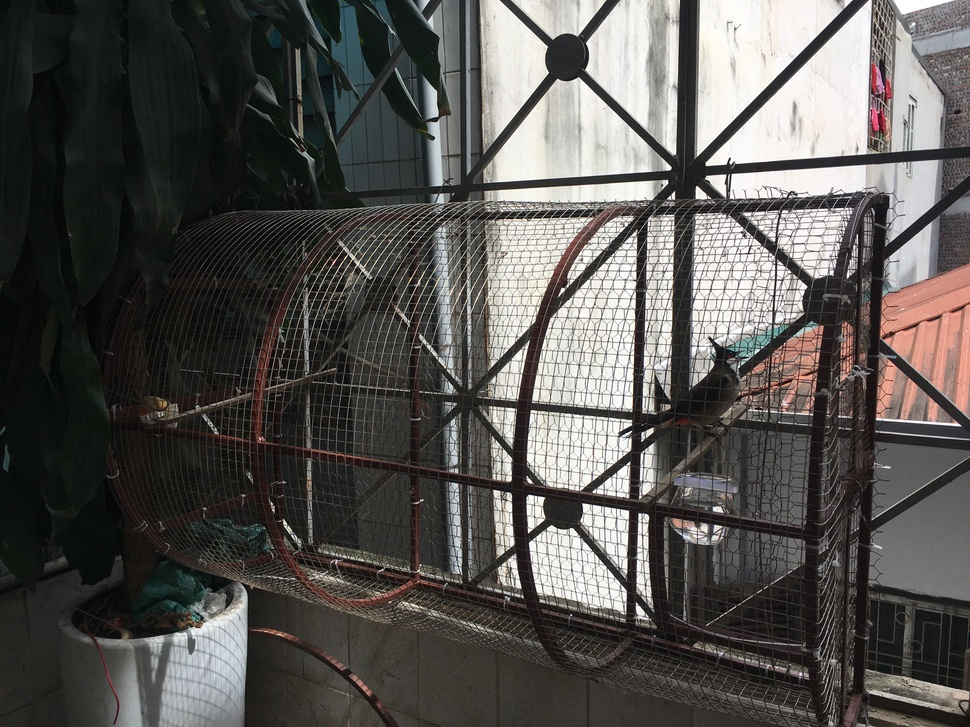
#> input picture IMG_0805.JPG, 970 x 727 px, shrunk from 4032 x 3024 before the run
$ python Histogram_Equalization_HSV.py
#> lines starting #> are read from the running program, lines starting #| are printed output that depends on the picture
# IMAGE ENHANCEMENT USING HISTOGRAM EQUALIZATION OF VALUE IN HSV COLOR SPACE

"""
    Created by Sang Kim date 05/31/2020
    Email: sangkimit@gmail.com
"""

#import numpy as np
import cv2
#import matplotlib.pyplot as plt

name = "IMG_0805"
im = cv2.imread(name + ".JPG")
#> im is the input picture: shape (727, 970, 3); mean B, G, R 81.5, 84.5, 86.7

#(b, r, g) = cv2.split(im)

im_hsv = cv2.cvtColor(im, cv2.COLOR_BGR2HSV)
#> im_hsv: shape (727, 970, 3); mean H, S, V 46, 36.9, 88.4

(h, s, v) = cv2.split(im_hsv)
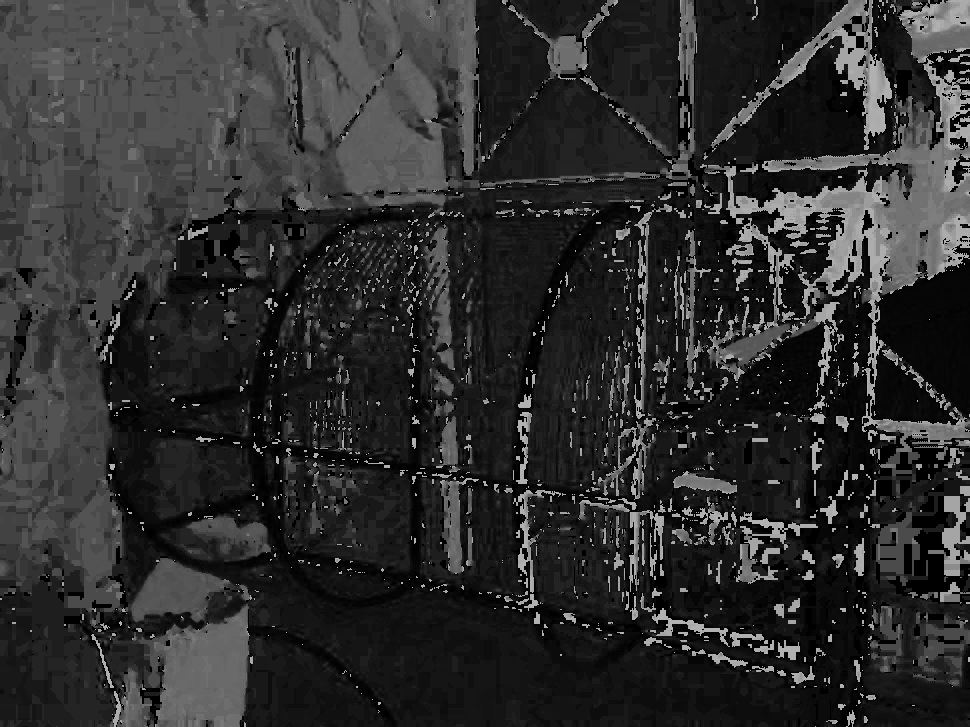
#> h: shape (727, 970); min 0, max 179, mean 46
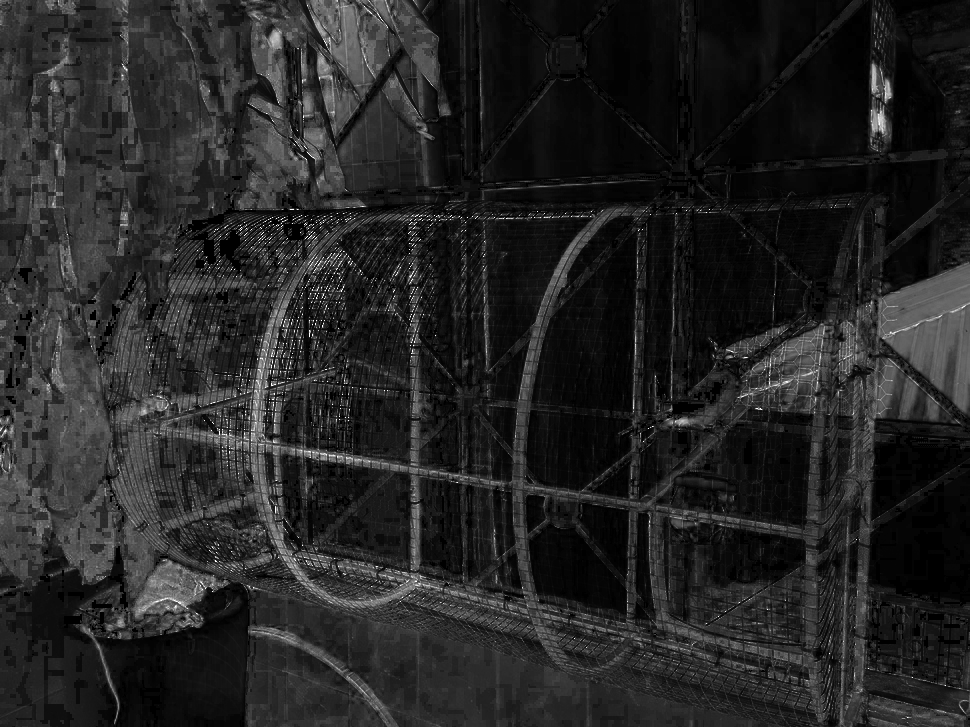
#> s: shape (727, 970); min 0, max 255, mean 36.9
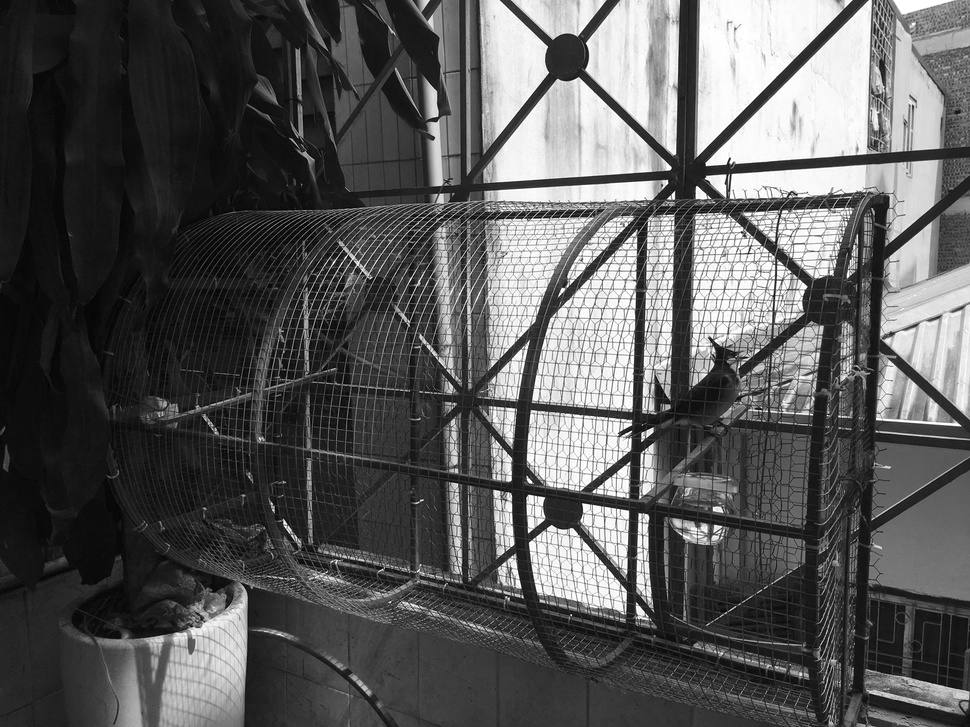
#> v: shape (727, 970); min 0, max 255, mean 88.4

#hist = cv2.calcHist([v], [0], None, [256], [0, 256])

equ = cv2.equalizeHist(v)
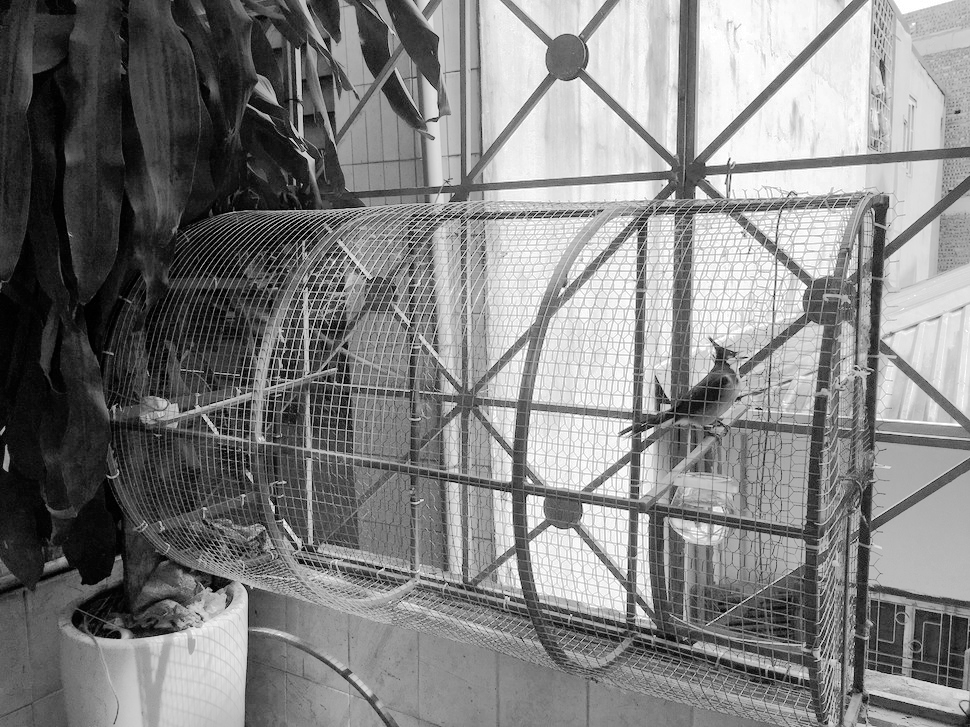
#> equ: shape (727, 970); min 0, max 255, mean 128.5

hsv_equ = cv2.merge((h, s, equ))
#> hsv_equ: shape (727, 970, 3); mean H, S, V 46, 36.9, 128.5

img_output = cv2.cvtColor(hsv_equ, cv2.COLOR_HSV2BGR)
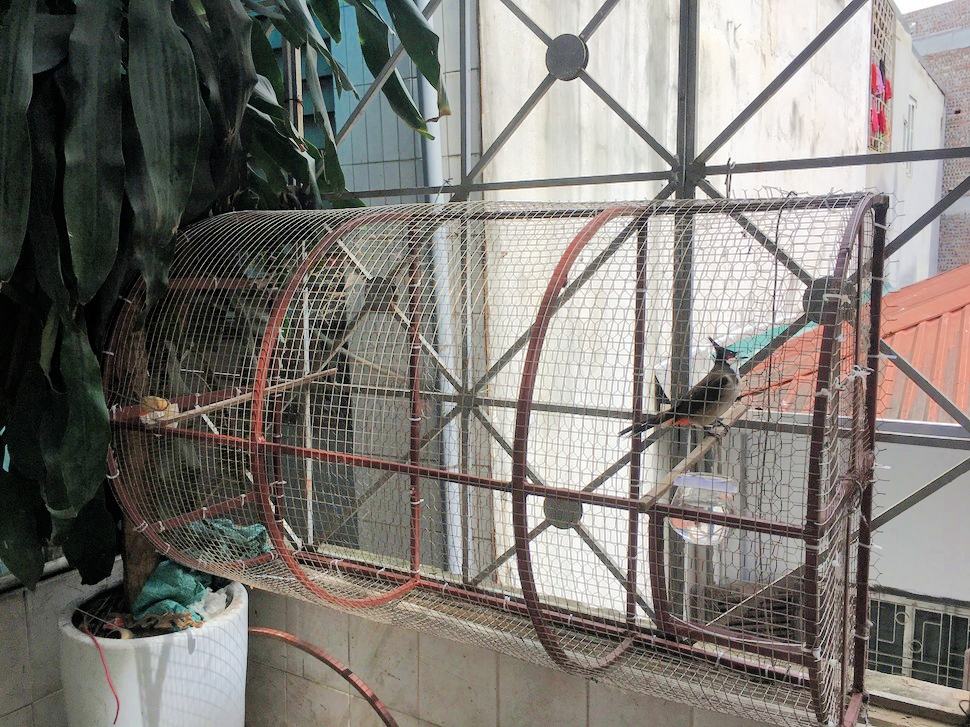
#> img_output: shape (727, 970, 3); mean B, G, R 116.6, 121.7, 125.3

cv2.namedWindow('View Output', cv2.WINDOW_NORMAL)
cv2.imshow("View Output",img_output)
cv2.imwrite(name + "_output" + ".jpg", img_output)

cv2.waitKey()
cv2.destroyAllWindows()

$ run again, with airblade_equalization.jpg copied over IMG_0805.JPG
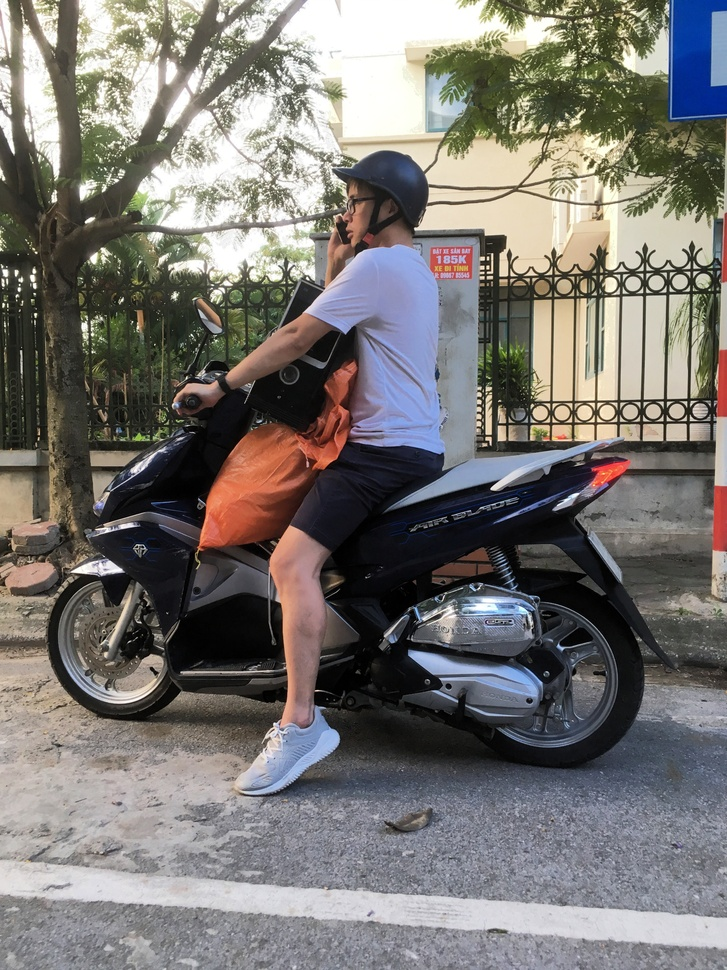
#> input picture airblade_equalization.jpg, 727 x 970 px, shrunk from 3024 x 4032 before the run
#> im is the input picture: shape (970, 727, 3); mean B, G, R 114.3, 117.8, 120.9
#> im_hsv: shape (970, 727, 3); mean H, S, V 59.5, 47.7, 128.3
#> `(h, s, v) = cv2.split(im_hsv)`:
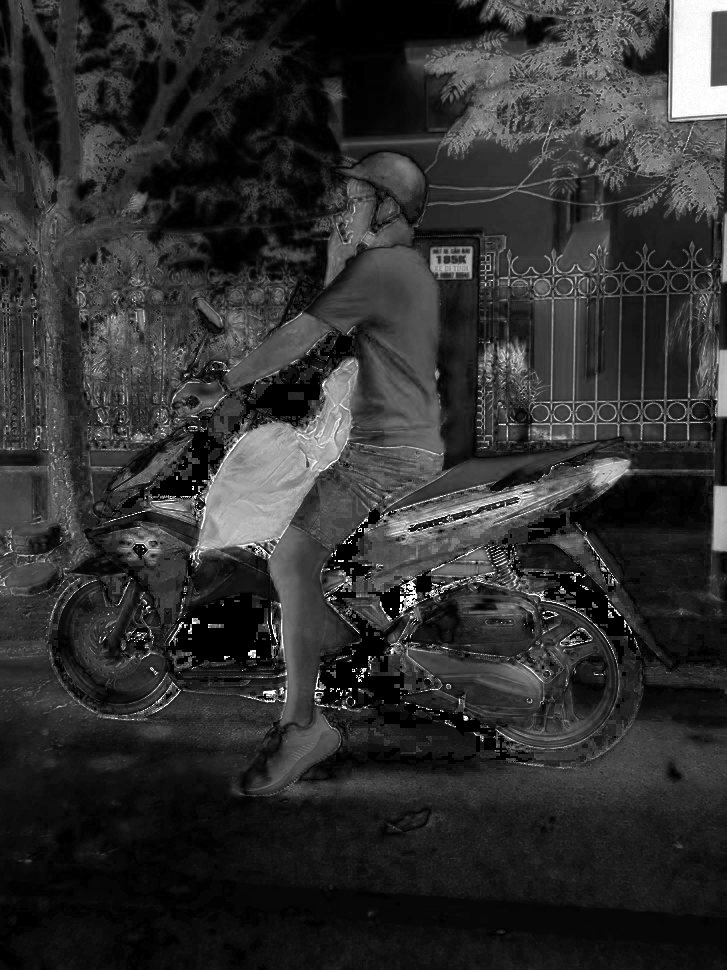
#> s: shape (970, 727); min 0, max 255, mean 47.7
#> `(h, s, v) = cv2.split(im_hsv)`:
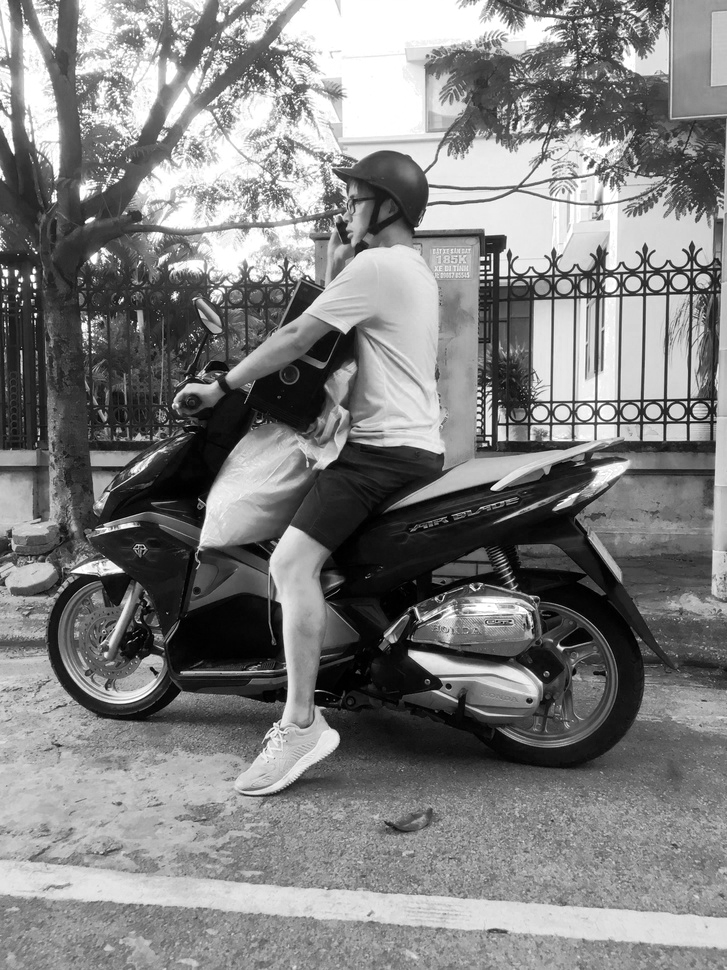
#> v: shape (970, 727); min 0, max 255, mean 128.3
#> hsv_equ: shape (970, 727, 3); mean H, S, V 59.5, 47.7, 128.1
